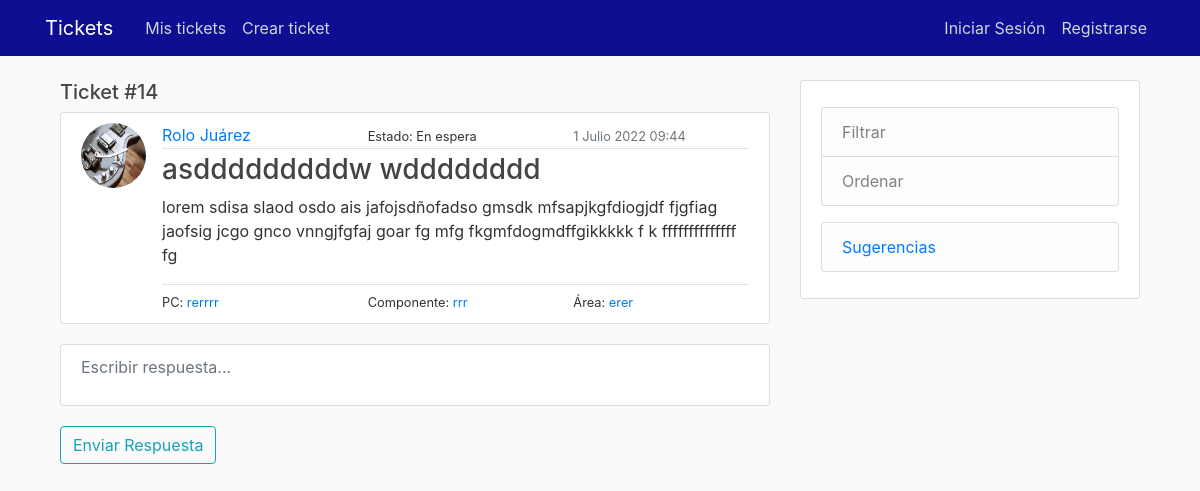
Page /ticket/14/ on the committed database.
### bandeja/models.py (models this page shows, shortened)
class Ticket(models.Model):
    titulo = models.CharField('Título', max_length=100)
    descripcion = models.TextField('Descripción', max_length=5000)
    fecha = models.DateTimeField(default=timezone.now)
    autor = models.ForeignKey(User, on_delete=models.RESTRICT)
    area = models.CharField('Área', max_length=100, blank=True, default='')
    pc = models.CharField('PC', max_length=100, blank=True, default='')
    componente = models.CharField(max_length=100, blank=True, default='')

### usuarios/models.py (models this page shows, shortened)
class Perfil(models.Model):
    usuario = models.OneToOneField(User, on_delete=models.CASCADE)
    imagen = models.ImageField(default='perfil-default.jpg', upload_to='fotos-perfil')
    legajo = models.IntegerField(blank=True, null=True)
    telefono = models.IntegerField('Teléfono', blank=True, null=True)

### bandeja/views.py (the view)
# urls.py: path('ticket/<int:pk>/', DetailViewTicket.as_view(), name='ticket-detail'),
class DetailViewTicket(DetailView):
    model = Ticket

### bandeja/templates/bandeja/ticket_detail.html
{% extends "bandeja/base.html" %}
{% block content %}
    <h5>Ticket #{{ object.id }}</h5>
    <article class="media content-section">
        <img class="rounded-circle article-img" src="{{ object.autor.perfil.imagen.url }}" alt="">
        <div class="media-body">
            <div class="article-metadata mr-auto">
                <div class="row">
                    <div class="col-sm">
                        <a class="mr-2" href="#">{{ object.autor.first_name }} {{ object.autor.last_name }}</a>
                    </div>
                    <div class="col-sm">
                        <small>Estado: En espera</small>
                    </div>
                    <div class="col-sm">
                        <small class="text-muted">{{ object.fecha }}</small>
                    </div>
                </div>
            </div>
            <div class="article-metadata mr-auto">
                <h3>{{ object.titulo }}</h3>
                <p class="article-content">{{ object.descripcion }}</p>
            </div>
            <div class="mr-auto">
                <div class="row">
                    <div class="col-sm">
                        <small>PC: <a href="#">{{ object.pc }}</a></small>
                    </div>
                    <div class="col-sm">
                        <small>Componente: <a href="#">{{ object.componente }}</a></small>
                    </div>
                    <div class="col-sm">
                        <small>Área: <a href="#">{{ object.area }}</a></small>
                    </div>
                </div>
            </div>
        </div>
    </article>
    <article class="media content-section">
        <p class="article-content text-muted">Escribir respuesta...</p>
    </article>
    <button class="btn btn-outline-info" type="submit">Enviar Respuesta</button>
{% endblock content %}

### bandeja/static/gestion/main.css (style rules this page uses)
body { background: #fafafa; color: #333333; margin-top: 5rem; }
h1, h2, h3, h4, h5, h6 { color: #444444; }
.content-section { background: #ffffff; padding: 10px 20px; border: 1px solid #dddddd; border-radius: 3px; margin-bottom: 20px; }
.article-content { white-space: pre-line; }
.article-img { height: 65px; width: 65px; margin-right: 16px; }
.article-metadata { padding-bottom: 1px; margin-bottom: 4px; border-bottom: 1px solid #e3e3e3 }

### rows in the picture
Ticket: id "14", autor.perfil.imagen (picture), autor.first_name "Rolo", autor.last_name "Juárez", fecha "1 Julio 2022 09:44", titulo "asdddddddddw wdddddddd", descripcion "lorem sdisa slaod osdo ais jafojsdñofadso gmsdk mfsapjkgfdiogjdf fjgfiag jaofsig jcgo gnco vnngjfgfaj goar fg mfg fkgmfdogmdffgikkkkk f k ffffffffffffff fg", pc "rerrrr", componente "rrr", area "erer"
